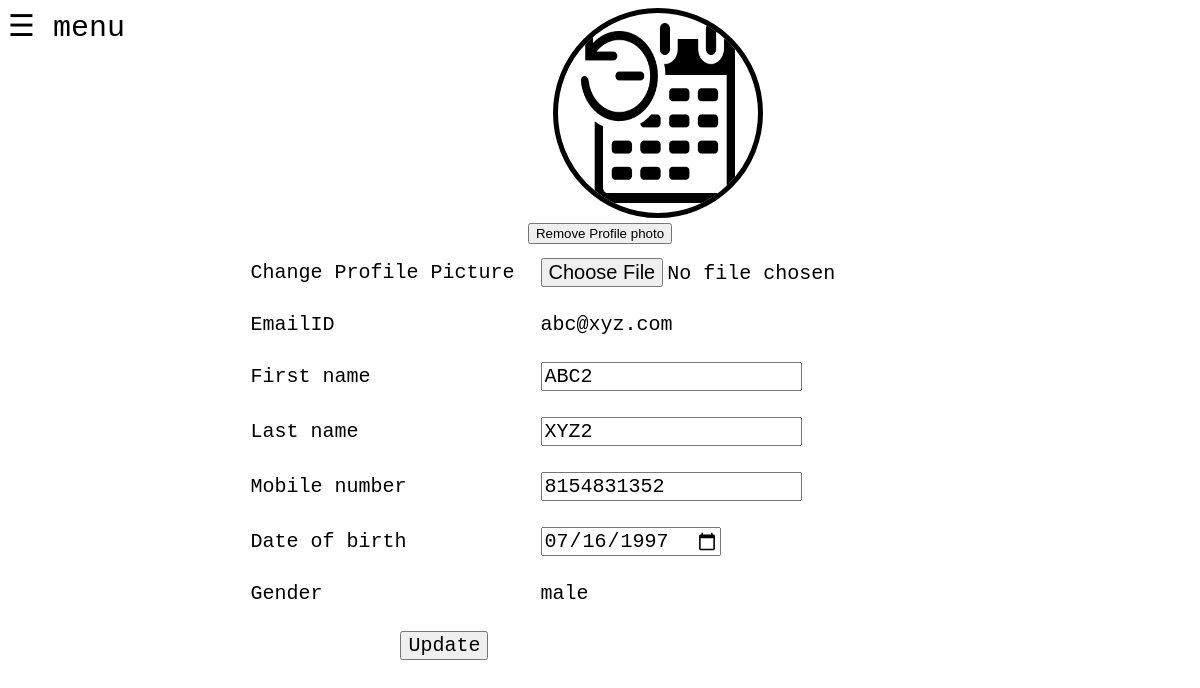
/profile.php (signed in), run on the app's committed database.
### tables this page shows
CREATE TABLE `users` (
  `Email` varchar(255) NOT NULL,
  `FirstName` varchar(255) NOT NULL,
  `LastName` varchar(255) NOT NULL,
  `MobileNumber` varchar(255) NOT NULL,
  `DOB` date NOT NULL,
  `Gender` varchar(255) NOT NULL,
  `Wallet` varchar(255) NOT NULL,
  `OTP` int(11) NOT NULL
);

### profile.php (the view, shortened to what this page needs)
<?php
	$emailid = $_SESSION['user'];
	include_once("dbcon.php");
	include_once("menu.php");
	$qry = "SELECT * FROM users WHERE Email='$emailid'";
	$result = mysqli_query($con,$qry);
	$row = mysqli_fetch_assoc($result);
	$firstname = $row['FirstName'];
	$lastname = $row['LastName'];
	$mobile = $row['MobileNumber'];
	$dob = $row['DOB'];
	$gender = $row['Gender'];
?>
<!DOCTYPE html>
<html>
<head>
</head>
<body>
<?php
	$imgfile = rtrim($emailid,".com");
	$imgfile = $imgfile . "*";
	$target_dir = "uploads/";
	$target_file = $target_dir . $imgfile;
	$result = glob($target_file);
	if(sizeof($result)==0){
		$target_file = $target_dir . "default.png";
	}
	else{
		$target_file = $result[0];
	}
	echo '<center>';
	echo '<div id="profilepicture">';
		echo '<img src="'.$target_file.'" style="height:200px;width:200px;border:5px solid black;border-radius:50%;">';
	echo '</div>';
		if(sizeof($result)!=0){
			echo '<a href="removepicture.php"><button>Remove Profile photo</button></a>';
		}
	echo '</center>';
		echo '<center>';
		echo '<form action="updateprofile.php" method="post" enctype="multipart/form-data">';
				echo '<table cellpadding="12">';
					echo '<tr>';
						echo '<td>Change Profile Picture</td>';
						echo '<td><input type="file" name="profilepicture"></td>';
					echo '</tr>';
					echo '<tr>';
						echo '<td>EmailID</td>';
						echo '<td>'.$emailid.'</td>';
					echo '</tr>';
					echo '<tr>';
						echo '<td>First name</td>';
						echo '<td><input type="text" name="firstname" value="' . $firstname . '" required></td>';
					echo '</tr>';
					echo '<tr>';
						echo '<td>Last name</td>';
						echo '<td><input type="text" name="lastname" value="'. $lastname .'" required></td>';
					echo '</tr>';
					echo '<tr>';
						echo '<td>Mobile number</td>';
						echo '<td><input type="text" name="mobile" value="' .$mobile . '" required></td>';
					echo '</tr>';
					echo '<tr>';
						echo '<td>Date of birth</td>';
						echo '<td><input type="date" name="dob" id="dob" value="'.$dob.'" required></td>';
					echo '</tr>';
					echo '<tr>';
						echo '<td>Gender</td>';
						echo '<td>'.$gender.'</td>';
					echo '</tr>';
					echo '<tr>';
						echo '<td colspan="2"><input type="submit" name="submit_update" value="Update" style="margin-left:150px" onclick="return validationform()"></td>';
					echo '</tr>';
				echo '</table>';
		echo '</form>';
	echo '</center>';
?>
</body>
</html>

### menu.php (style rules this page uses)
body { font-family:monospace; font-size: 16px; transition: background-color .5s; }

### profile.php (style rules this page uses)
table { font-family: monospace; font-size: 20px; }
input { font-family: monospace; font-size: 20px; }

### data on the page
users: firstname "ABC2", lastname "XYZ2", mobile "8154831352", dob "07/16/1997", Gender "male"

### other printed values
$emailid "abc@xyz.com"
